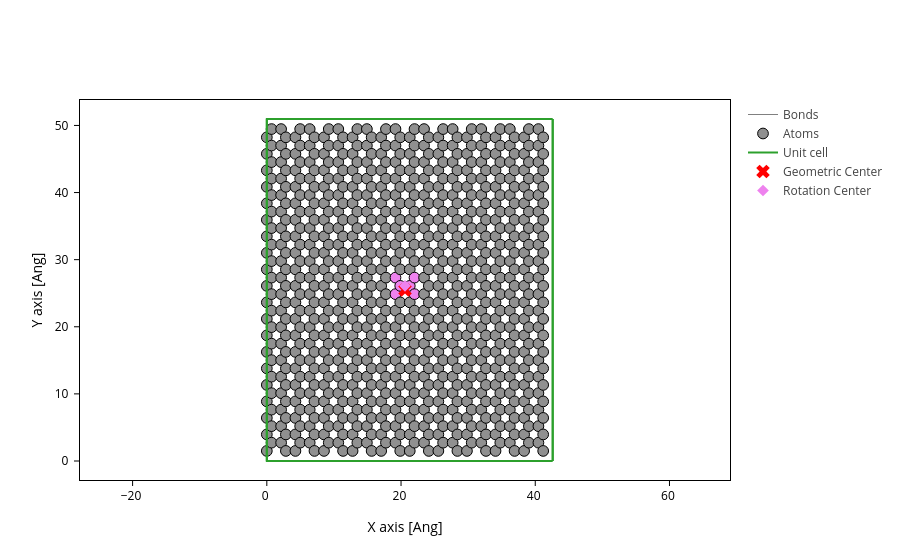

Source (notebook cell):
### Code cell
plot_with_center(device_ribbon,
                #  atoms_style=atoms_style
                 )#

### Figure 1 — Plotly figure (JSON) as saved in the notebook; plotly's stock layout.template omitted (floating-point values rounded to 4 significant figures; data arrays with more than 128 entries replaced by an {"elided": "..."} marker saying what was removed)
{"data": [{"line": {"color": "gray", "width": 1}, "meta": {}, "mode": "lines", "name": "Bonds", "opacity": 1, "type": "scatter", "x": {"elided": "24360 float values"}, "y": {"elided": "24360 float values"}}, {"marker": {"color": {"elided": "800 str values"}, "line": {"color": "black", "width": 1}, "opacity": 1, "size": 10.72}, "meta": {}, "mode": "markers", "name": "Atoms", "opacity": 1, "type": "scatter", "x": {"elided": "800 float values"}, "y": {"elided": "800 float values"}}, {"meta": {}, "mode": "lines", "name": "Unit cell", "type": "scatter", "x": [0.0, 0.0, 42.6, 42.6, 0.0, 0.0, NaN, 0.0, 0.0, 0.0, 42.6, 42.6, 0.0, NaN, 42.6, 42.6, NaN, 42.6, 42.6], "y": [0.0, 50.96, 50.96, 50.96, 50.96, 50.96, NaN, 50.96, 0.0, 0.0, 0.0, 0.0, 0.0, NaN, 50.96, 0.0, NaN, 50.96, 0.0]}, {"marker": {"color": "red", "size": 12, "symbol": "x"}, "mode": "markers", "name": "Geometric Center", "type": "scatter", "x": [20.59], "y": [25.48]}, {"marker": {"color": "violet", "size": 9, "symbol": "diamond"}, "mode": "markers", "name": "Rotation Center", "type": "scatter", "x": [20.59], "y": [26.1]}], "layout": {"scene": {"aspectmode": "data", "xaxis": {"title": {"text": "X axis [Ang]"}}, "yaxis": {"title": {"text": "Y axis [Ang]"}}}, "xaxis": {"scaleanchor": "y", "scaleratio": 1, "title": {"text": "X axis [Ang]"}}, "yaxis": {"title": {"text": "Y axis [Ang]"}}}}
